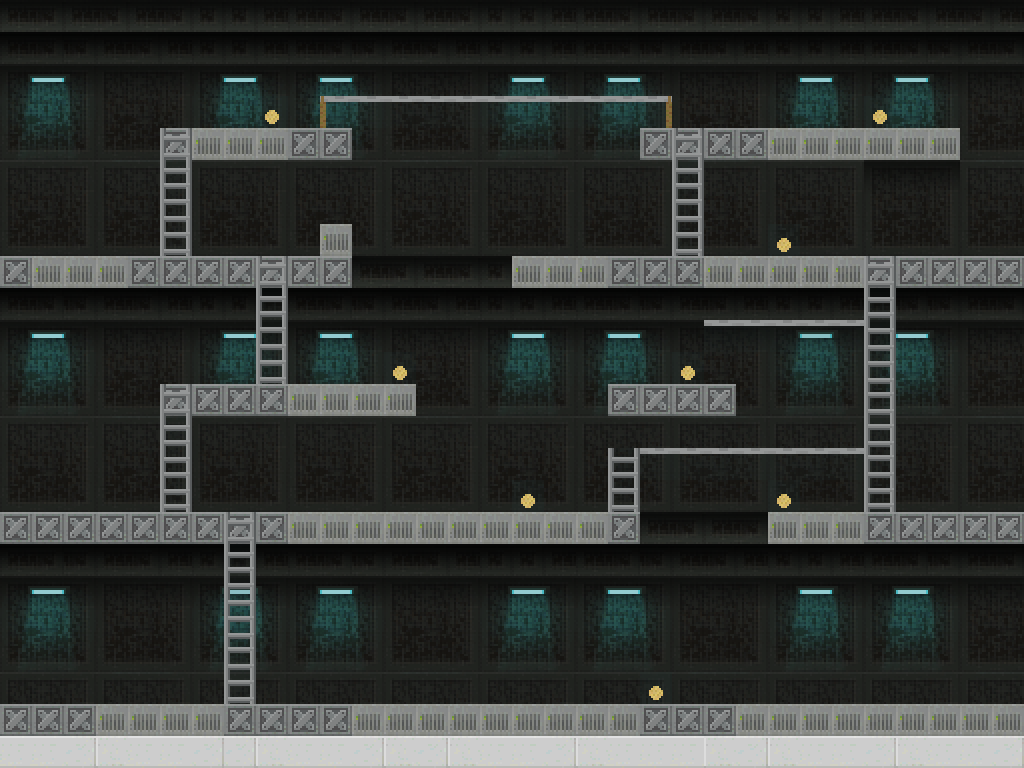

A level layout from a 2D game, rendered from its tile map. Below: a short description, then the map file with tile-grid data replaced by summaries:
An orthogonal 32x24 tile map with 32x32 px tiles, 7 tile layers (Background, Block, Block_Removable, Coins, ...) and 2 objects (Player_1, Enemies).

<map version="1.0" orientation="orthogonal" renderorder="right-down" width="32" height="24" tilewidth="32" tileheight="32" nextobjectid="26">
 <tileset firstgid="1" name="scifi_platformTiles_32x32" tilewidth="32" tileheight="32" tilecount="805" columns="35">
  <image source="scifi_platformTiles_32x32.png" width="1120" height="736" />
 </tileset>
 <layer name="Background" width="32" height="24">
  <data>[768 cells, 768 non-empty, 72 distinct tile ids]</data>
 </layer>
 <layer name="Block" width="32" height="24">
  <properties>
   <property name="solid" type="bool" value="true" />
  </properties>
  <data>[768 cells, 83 non-empty, 13 distinct tile ids]</data>
 </layer>
 <layer name="Block_Removable" width="32" height="24">
  <properties>
   <property name="removable" type="bool" value="true" />
   <property name="solid" type="bool" value="true" />
  </properties>
  <data>[768 cells, 59 non-empty, 1 distinct tile ids]</data>
 </layer>
 <layer name="Coins" width="32" height="24">
  <properties>
   <property name="collectible" type="bool" value="true" />
  </properties>
  <data>[768 cells, 8 non-empty, 1 distinct tile ids]</data>
 </layer>
 <layer name="Leiter" width="32" height="24">
  <properties>
   <property name="climbable" type="bool" value="true" />
  </properties>
  <data>[768 cells, 26 non-empty, 7 distinct tile ids]</data>
 </layer>
 <layer name="Leiter_Top" width="32" height="24">
  <properties>
   <property name="climbable" type="bool" value="true" />
   <property name="solid" type="bool" value="true" />
  </properties>
  <data>[768 cells, 6 non-empty, 1 distinct tile ids]</data>
 </layer>
 <layer name="Seil" width="32" height="24">
  <properties>
   <property name="climbable_horizontal" type="bool" value="true" />
  </properties>
  <data>[768 cells, 23 non-empty, 3 distinct tile ids]</data>
 </layer>
 <objectgroup name="Spawn_Locations">
  <object id="20" name="Player_1" x="64" y="220">
   <properties>
    <property name="players" type="bool" value="true" />
   </properties>
  </object>
  <object id="24" name="Enemies" x="960" y="100">
   <properties>
    <property name="enemies" type="bool" value="true" />
   </properties>
  </object>
 </objectgroup>
</map>
